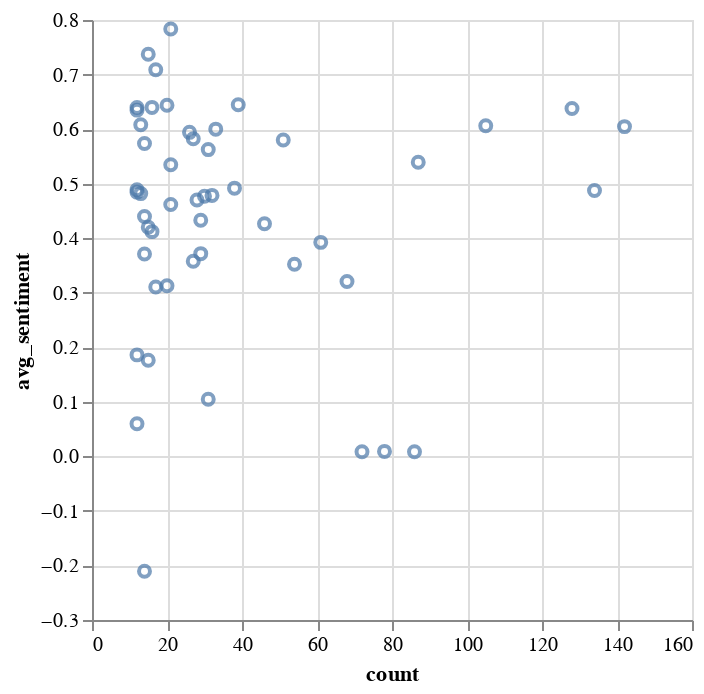

The notebook cell saved with this chart:
### Code cell
# Visualizing the top 50 topics with their average sentiments
alt.Chart(top_50_df).mark_point().encode(
    x = "count",
    y = "avg_sentiment",
    tooltip= "topic"
)

### Figure 1 — Vega-Lite specification as saved in the notebook (floating-point values rounded to 4 significant figures)
{"config": {"view": {"continuousWidth": 300, "continuousHeight": 300}}, "data": {"name": "data-514a232bf87491e464f280069b5fd91c"}, "mark": {"type": "point"}, "encoding": {"tooltip": {"field": "topic", "type": "nominal"}, "x": {"field": "count", "type": "quantitative"}, "y": {"field": "avg_sentiment", "type": "quantitative"}}, "$schema": "https://vega.github.io/schema/vega-lite/v5.8.0.json", "datasets": {"data-514a232bf87491e464f280069b5fd91c": [{"topic": "puzzle", "count": 142, "avg_sentiment": 0.6045}, {"topic": "play", "count": 134, "avg_sentiment": 0.4875}, {"topic": "fun", "count": 128, "avg_sentiment": 0.6377}, {"topic": "story", "count": 105, "avg_sentiment": 0.6061}, {"topic": "level", "count": 87, "avg_sentiment": 0.5391}, {"topic": "access", "count": 86, "avg_sentiment": 0.008618}, {"topic": "early", "count": 78, "avg_sentiment": 0.009089}, {"topic": "review", "count": 72, "avg_sentiment": 0.008598}, {"topic": "get", "count": 68, "avg_sentiment": 0.3207}, {"topic": "unit", "count": 61, "avg_sentiment": 0.3923}, {"topic": "ship", "count": 54, "avg_sentiment": 0.3523}, {"topic": "character", "count": 51, "avg_sentiment": 0.5801}, {"topic": "time", "count": 46, "avg_sentiment": 0.4266}, {"topic": "rpg", "count": 39, "avg_sentiment": 0.6446}, {"topic": "rts", "count": 38, "avg_sentiment": 0.4917}, {"topic": "platformer", "count": 33, "avg_sentiment": 0.5999}, {"topic": "good", "count": 32, "avg_sentiment": 0.4784}, {"topic": "tower", "count": 31, "avg_sentiment": 0.5624}, {"topic": "horror", "count": 31, "avg_sentiment": 0.1048}, {"topic": "car", "count": 30, "avg_sentiment": 0.4769}, {"topic": "space", "count": 29, "avg_sentiment": 0.4328}, {"topic": "combat", "count": 29, "avg_sentiment": 0.3716}, {"topic": "shooter", "count": 28, "avg_sentiment": 0.4699}, {"topic": "zombie", "count": 27, "avg_sentiment": 0.3579}, {"topic": "racing", "count": 27, "avg_sentiment": 0.5822}, {"topic": "defense", "count": 26, "avg_sentiment": 0.594}, {"topic": "stealth", "count": 21, "avg_sentiment": 0.4617}, {"topic": "adventure", "count": 21, "avg_sentiment": 0.7834}, {"topic": "dungeon", "count": 21, "avg_sentiment": 0.5346}, {"topic": "software", "count": 20, "avg_sentiment": 0.6437}, {"topic": "server", "count": 20, "avg_sentiment": 0.3127}, {"topic": "mission", "count": 17, "avg_sentiment": 0.3104}, {"topic": "friend", "count": 17, "avg_sentiment": 0.7088}, {"topic": "fps", "count": 16, "avg_sentiment": 0.412}, {"topic": "music", "count": 16, "avg_sentiment": 0.6398}, {"topic": "multiplayer", "count": 15, "avg_sentiment": 0.4199}, {"topic": "war", "count": 15, "avg_sentiment": 0.1763}, {"topic": "hero", "count": 15, "avg_sentiment": 0.7372}, {"topic": "quest", "count": 14, "avg_sentiment": 0.4398}, {"topic": "alien", "count": 14, "avg_sentiment": 0.3711}, {"topic": "enemy", "count": 14, "avg_sentiment": -0.2105}, {"topic": "city", "count": 14, "avg_sentiment": 0.5737}, {"topic": "first", "count": 13, "avg_sentiment": 0.4817}, {"topic": "strategy", "count": 13, "avg_sentiment": 0.6079}, {"topic": "td", "count": 12, "avg_sentiment": 0.6395}, {"topic": "control", "count": 12, "avg_sentiment": 0.1861}, {"topic": "weapon", "count": 12, "avg_sentiment": 0.05995}, {"topic": "race", "count": 12, "avg_sentiment": 0.4844}, {"topic": "mmo", "count": 12, "avg_sentiment": 0.6347}, {"topic": "diablo", "count": 12, "avg_sentiment": 0.4887}]}}
